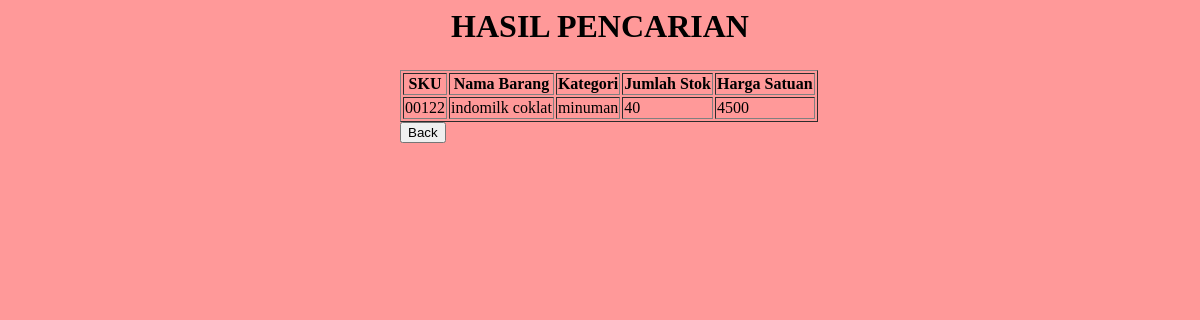
The page /searching.php?cari=indomilk coklat on the database its author committed.
### tables this page shows
CREATE TABLE `produk` (
  `sku` varchar(20) NOT NULL,
  `nama_produk` varchar(100) DEFAULT NULL,
  `kategori` varchar(50) DEFAULT NULL,
  `jumlah_stok` varchar(50) DEFAULT NULL,
  `harga_satuan` varchar(50) DEFAULT NULL
);

### conn.php (called while the page is built, shortened)
<?php
function connection() {
   $dbServer = 'localhost';
   $dbUser = 'root';
   $dbPass = '';
   $dbName = "barokah_minimarket";
   $conn = mysqli_connect($dbServer, $dbUser, $dbPass);
   mysqli_select_db($conn,$dbName);
   return $conn;
}

### searching.php (the view, shortened to what this page needs)
<?php
include('conn.php');
if (isset($_GET['cari'])) {
    $cari = $_GET['cari'];
    $query = "SELECT * FROM produk WHERE nama_produk LIKE '%" . $cari . "%' OR sku LIKE '%" . $cari . "%' OR kategori LIKE '%" . $cari . "%'";
    $search = mysqli_query(connection(), $query);
} else {
    $query = "SELECT * FROM produk";
    $search = mysqli_query(connection(), $query);
}
?>
<html>
<head>
    <link rel="stylesheet" type="text/css" href="style.css">
</head>
<body>
    <div class="container">
    <center><h1>HASIL PENCARIAN</h1></center>
    <div class="search">
        <table border="1px">
            <tr>
                <th>SKU</th>
                <th>Nama Barang</th>
                <th>Kategori</th>
                <th>Jumlah Stok</th>
                <th>Harga Satuan</th>
            </tr>
            <?php while ($data = mysqli_fetch_array($search)) : ?>
                <tr>
                    <td><?php echo $data['sku']; ?></td>
                    <td><?php echo $data['nama_produk']; ?></td>
                    <td><?php echo $data['kategori']; ?></td>
                    <td><?php echo $data['jumlah_stok']; ?></td>
                    <td><?php echo $data['harga_satuan']; ?></td>
                </tr>
            <?php endwhile; ?>
        </table>
        <button onclick="window.location.href='http://localhost/barokahminimarket/'">Back</button>
    </div>
</body>
</html>

### style.css (style rules this page uses)
.search { position: absolute; width: 800px; height: 80px; left: 400px; top: 70px; }

### searching.php (style rules this page uses)
body { background-color:#ff9999 }

### rows shown on the page
produk: sku "00122", nama_produk "indomilk coklat", kategori "minuman", jumlah_stok "40", harga_satuan "4500"
